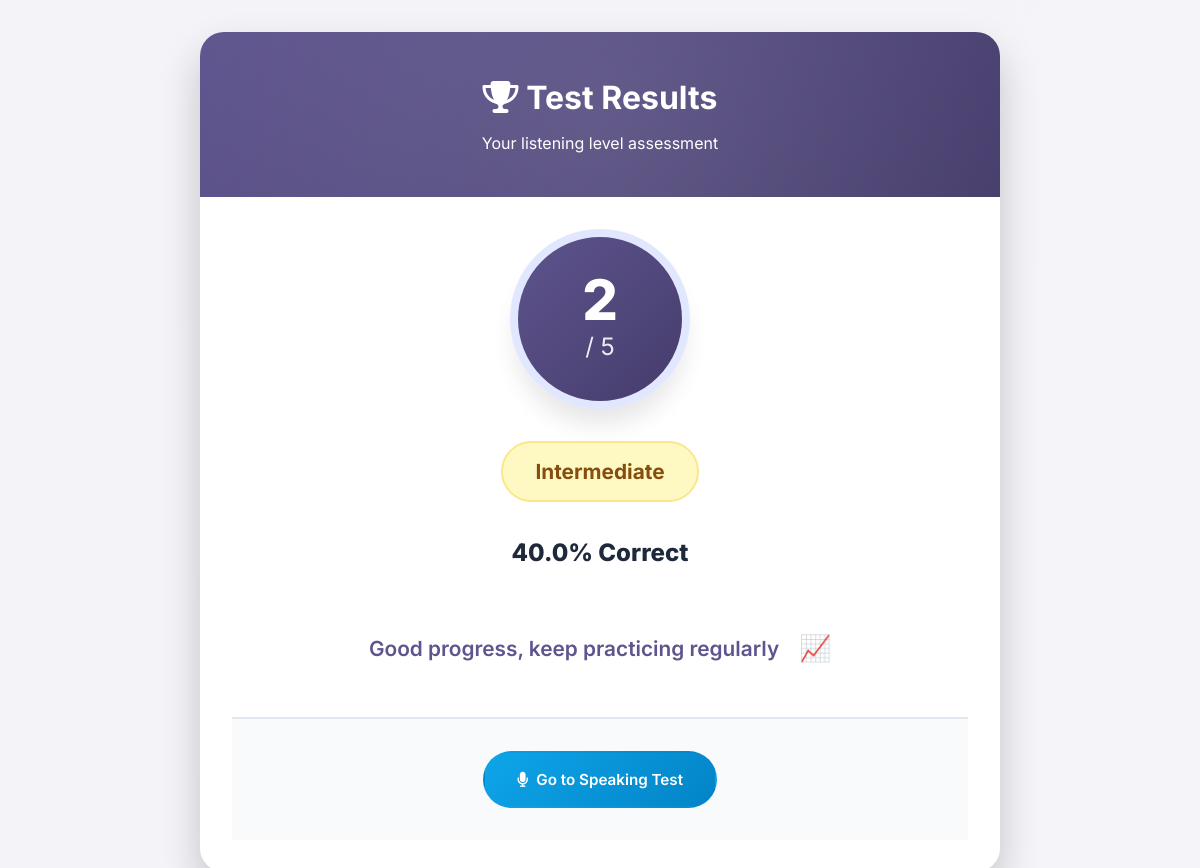
Screenshot of /listening/result/44/ (signed in) with the database file from the repository.
### listening/models.py (models this page shows, shortened)
class TestResult(models.Model):
    user = models.ForeignKey(User, on_delete=models.CASCADE, null=True, blank=True)  # ADD THIS
    session_key = models.CharField(max_length=100)
    test = models.ForeignKey(ListeningTest, on_delete=models.CASCADE)
    score = models.IntegerField(default=0)
    total_questions = models.IntegerField(default=5)
    percentage = models.FloatField(default=0)
    level = models.CharField(max_length=20, blank=True)
    feedback = models.TextField(blank=True)
    created_at = models.DateTimeField(auto_now_add=True)
    pending_manual_grading = models.BooleanField(default=False)

### listening/views.py (the view)
# urls.py: path('result/<int:result_id>/', views.result, name='result'),
@login_required
def result(request, result_id):
    result = get_object_or_404(TestResult, id=result_id)
    if result.user and result.user != request.user:
        messages.error(request, "You don't have permission to view these results.")
        return redirect('home_page:home')
    responses = UserResponse.objects.filter(
        session_key=result.session_key,
        question__test=result.test
    ).select_related('question', 'selected_option')
    responses_by_question = {r.question.order: r for r in responses}
    questions = AudioQuestion.objects.filter(test=result.test).order_by('order')
    question_data = []
    correct_count = 0
    incorrect_count = 0
    mcq_correct = 0
    mcq_total = 0
    typing_correct = 0
    typing_total = 0
    typing_pending = []
    for question in questions:
        response = responses_by_question.get(question.order)
        is_correct = response.is_correct() if response else False
        needs_grading = (question.is_typing() and response and
                        not response.is_auto_graded)
        if is_correct:
            correct_count += 1
        else:
            incorrect_count += 1
        if question.is_mcq():
            mcq_total += 1
            if is_correct:
                mcq_correct += 1
        else:  # typing
            typing_total += 1
            if is_correct:
                typing_correct += 1
            elif needs_grading:
                typing_pending.append(question.order)
        user_answer = ""
        if response:
            if question.is_mcq() and response.selected_option:
                user_answer = response.selected_option.text
            elif question.is_typing():
                user_answer = response.typed_answer
        correct_answer = ""
        if question.is_mcq():
            correct_option = question.options.filter(is_correct=True).first()
            if correct_option:
                correct_answer = correct_option.text
        elif question.correct_answer_text:
            correct_answer = question.correct_answer_text
        question_data.append({
            'question': question,
            'response': response,
            'has_response': response is not None,
            'is_correct': is_correct,
            'user_answer': user_answer,
            'correct_answer': correct_answer,
            'needs_grading': needs_grading,
        })
    context = {
        'result': result,
        'questions': questions,
        'question_data': question_data,
        'score': result.score,
        'total': result.total_questions,
        'percentage': result.percentage,
        'correct_count': correct_count,
        'incorrect_count': incorrect_count,
        'mcq_correct': mcq_correct,
        'mcq_total': mcq_total,
        'typing_correct': typing_correct,
        'typing_total': typing_total,
        'typing_pending': typing_pending,
        'level': result.level,
        'feedback': result.feedback,
        'needs_manual_grading': result.pending_manual_grading,
        'detailed_results': question_data,
    }
    return render(request, 'listening/result.html', context)

### home_page/context_processors.py (called while the page is built)
def user_profile_context(request):
    context = {
        'user_logged_in': request.user.is_authenticated,
        'pretest_completed': False,
        'user_profile': None,
    }
    if request.user.is_authenticated:
        try:
            profile = StudentProfile.objects.get(user=request.user)
            context['user_profile'] = profile
            context['pretest_completed'] = profile.pretest_completed
        except StudentProfile.DoesNotExist:
            profile = StudentProfile.objects.create(user=request.user)
            context['user_profile'] = profile
            context['pretest_completed'] = False
    return context

### listening/models.py (called while the page is built)
    def is_mcq(self):
        return self.question_type == QuestionType.MCQ

    def is_typing(self):
        return self.question_type == QuestionType.TYPING

    def get_keyword_list(self):
        if self.keywords:
            return [k.strip().lower() for k in self.keywords.split(',') if k.strip()]
        return []

    def get_alternative_answers_list(self):
        if self.alternative_answers:
            try:
                if isinstance(self.alternative_answers, list):
                    return self.alternative_answers
                return json.loads(self.alternative_answers)
            except (json.JSONDecodeError, TypeError):
                if isinstance(self.alternative_answers, str) and ',' in self.alternative_answers:
                    return [ans.strip() for ans in self.alternative_answers.split(',')]
                return []
        return []

    def normalize_text(self, text):
        if not text:
            return ""
        text = str(text).strip()
        text = text.lower()
        text = re.sub(r'[.,!?;:]$', '', text)
        text = ' '.join(text.split())
        return text

### listening/templates/listening/result.html (shortened to what this page needs)
<!DOCTYPE html>
<html lang="en">
<head>
    {% load static %}
    <link rel="stylesheet" href="{% static 'listening/css/style.css' %}?v=8">
    <link rel="stylesheet" href="https://cdnjs.cloudflare.com/ajax/libs/font-awesome/6.4.0/css/all.min.css">
</head>
<body>
    <div class="results-page">
        <div class="results-card">
            <div class="results-header">
                <h1><i class="fas fa-trophy"></i> Test Results</h1>
                <p>Your listening level assessment</p>
            </div>
            <div class="results-content">
                <div class="score-circle">
                    <div class="score-value">{{ score }}</div>
                    <div class="score-total">/ {{ total }}</div>
                </div>
                <div class="level-badge
                {% if level|lower == 'basic' %}level-beginner
                {% elif level|lower == 'intermediate' %}level-intermediate
                {% elif level|lower == 'advanced' %}level-advanced
                {% endif %}">
                {{ level }}
            </div>
                <div class="percentage-text">{{ percentage|floatformat:1 }}% Correct</div>
                <div class="feedback-text">
                {{ feedback }}
                {% if level == 'Advanced' %}
                    <span style="font-size: 1.6rem; margin-left: 0.5rem;">✨</span>
                {% elif level == 'Intermediate' %}
                    <span style="font-size: 1.6rem; margin-left: 0.5rem;">📈</span>
                {% else %}
                    <span style="font-size: 1.6rem; margin-left: 0.5rem;">🎯</span>
                {% endif %}
            </div>
            <div class="actions">
                <a href="{% url 'speaking:start' %}" class="action-btn speaking-btn">
                    <i class="fas fa-microphone"></i> Go to Speaking Test
                </a>
            </div>
        </div>
    </div>
</body>
</html>

### listening/static/listening/css/style.css (style rules this page uses)
:root { --primary: #5e548e; --primary-light: #f0edf7; --primary-dark: #453c6b; --primary-deep: #2d2a4a; --accent: #9f8bc9; --success: #10b981; --success-light: #d1fae5; --warning: #f59e0b; --danger: #ef4444; --danger-light: #fee2e2; --text-dark: #1e293b; --text-light: #475569; --text-muted: #64748b; --white: #ffffff; --border: #e2e8f0; --light-bg: #f8fafc; --lighter: #f1f5f9; --shadow-sm: 0 4px 6px -1px rgba(0, 0, 0, 0.1); --shadow: 0 10px 15px -3px rgba(0, 0, 0, 0.1); --shadow-lg: 0 20px 25px -5px rgba(0, 0, 0, 0.1); --shadow-xl: 0 25px 50px -12px rgba(94, 84, 142, 0.25); --gradient-primary: linear-gradient(135deg, #5e548e, #453c6b); --gradient-hover: linear-gradient(135deg, #6b5e9e, #5e548e); --radius-sm: 0.375rem; --radius: 0.5rem; --radius-md: 0.75rem; --radius-lg: 1rem; --radius-xl: 1.5rem; --radius-xxl: 2rem; }
* { margin: 0; padding: 0; box-sizing: border-box; }
body { font-family: 'Inter', sans-serif; background: linear-gradient(135deg, #f1f5f9 0%, #e6edf5 100%); min-height: 100vh; color: var(--text-dark); line-height: 1.6; }
.results-page { min-height: 100vh; display: flex; align-items: center; justify-content: center; padding: 2rem; }
.results-card { background: var(--white); border-radius: var(--radius-xxl); box-shadow: var(--shadow-xl); width: 100%; max-width: 600px; overflow: hidden; animation: slideUp 0.6s ease; }
.results-header { background: var(--gradient-primary); color: var(--white); padding: 2.5rem; text-align: center; position: relative; overflow: hidden; }
.results-header::after { content: ''; position: absolute; top: -50%; right: -50%; width: 200%; height: 200%; background: radial-gradient(circle, rgba(255,255,255,0.1) 0%, transparent 60%); animation: rotate 20s linear infinite; }
.results-header h1 { font-size: 2.5rem; margin-bottom: 0.5rem; position: relative; z-index: 1; }
.score-circle { width: 180px; height: 180px; border-radius: 50%; background: var(--gradient-primary); display: flex; flex-direction: column; align-items: center; justify-content: center; margin: 2rem auto; border: 8px solid var(--primary-light); box-shadow: var(--shadow-lg); }
.score-value { font-size: 3.5rem; font-weight: 800; color: var(--white); line-height: 1; }
.score-total { font-size: 1.2rem; color: var(--white); opacity: 0.9; }
.level-badge { display: inline-block; padding: 0.75rem 2rem; border-radius: 50px; font-size: 1.3rem; font-weight: 700; margin: 1rem 0; }
.level-intermediate { background: linear-gradient(135deg, #3b82f6, #2563eb); color: white; }
.actions { display: flex; flex-direction: column; gap: 1rem; padding: 0 2rem 2rem; }

### rows the page displays
TestResult: level "Intermediate", percentage "40.0", feedback "Good progress, keep practicing regularly"

### other values shown
{{ score }} "2"
{{ total }} "5"
